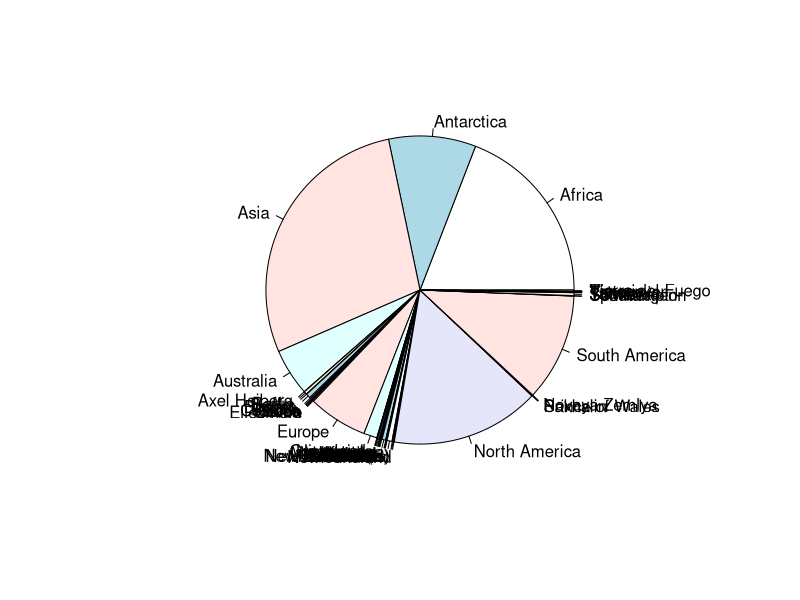
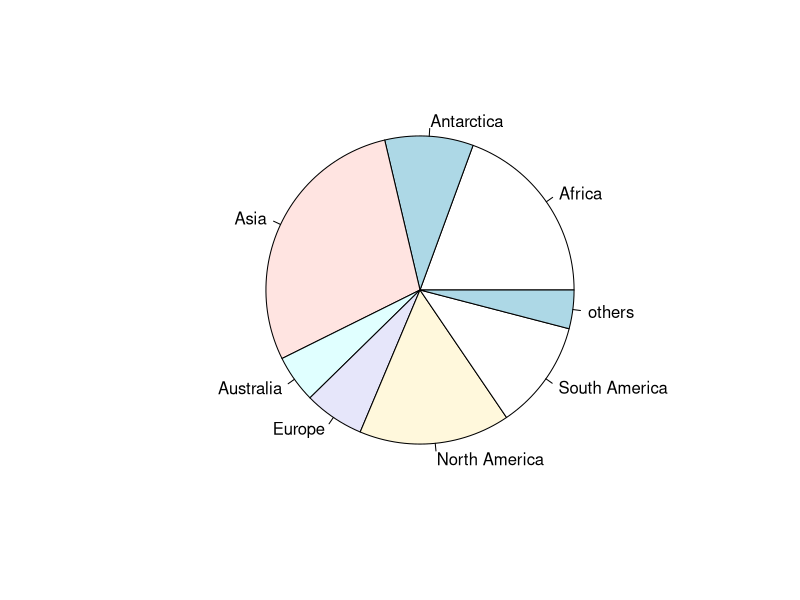

These figures' R source, in order:
## ---- chunk 1
pie(islands)
summary(islands)
head(islands, 10)
names(islands)
sort(islands)
## ---- chunk 2
islands.trimmed <- islands[islands>sort(islands,decreasing=T)[8]]
#To make sure that the value of others doesn't exceed any of the rest
islands.trimmed[length(islands.trimmed)+1] <-sum(islands[islands<sort(islands,decreasing=T)[8]])
names(islands.trimmed)[length(islands.trimmed)] <- "others"
islands.trimmed

pie(islands.trimmed)
